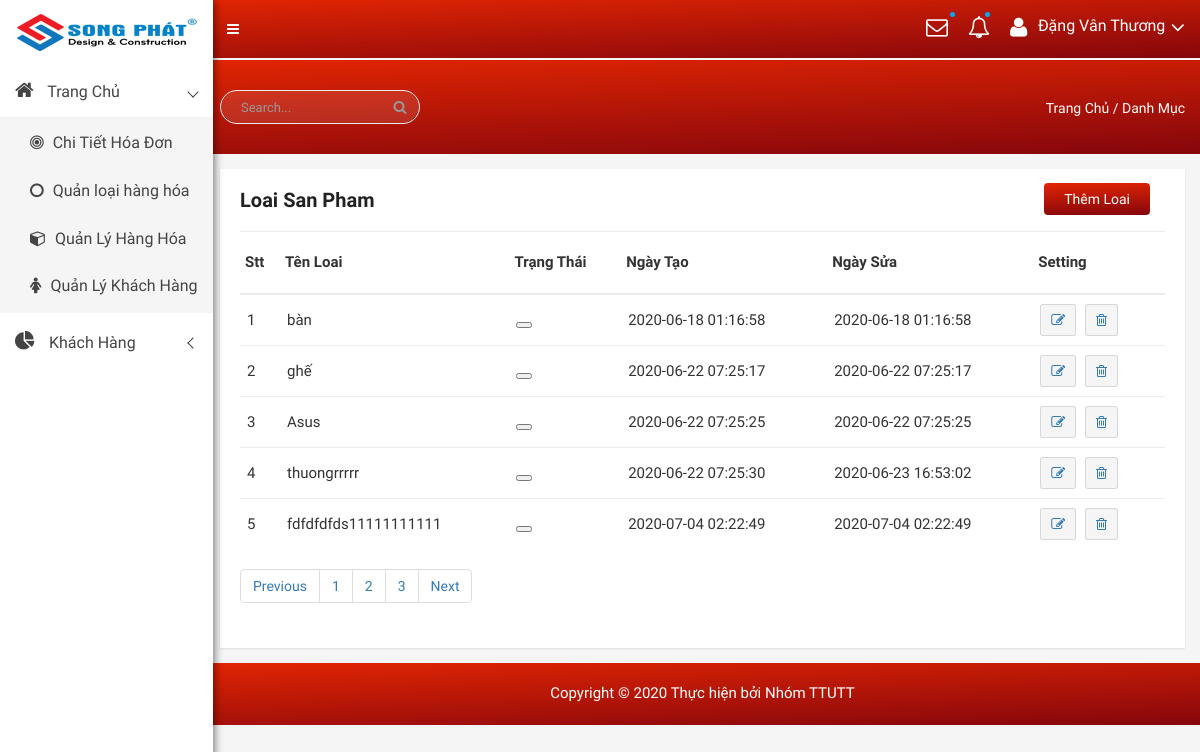
The page /admin/modules/category/index.php on the database its author committed.
### tables this page shows
CREATE TABLE `category` (
  `id` int(11) NOT NULL,
  `name` varchar(100) DEFAULT NULL,
  `home` tinyint(100) DEFAULT 0,
  `status` tinyint(4) DEFAULT 0,
  `created_at` timestamp NOT NULL DEFAULT current_timestamp(),
  `updated` timestamp NOT NULL DEFAULT current_timestamp() ON UPDATE current_timestamp()
);

### libraries/Database.php (called while the page is built, shortened)
<?php
class DataProvider
{
	public static function ExecuteQuery($sql)
	{
		try{
			$connection = mysqli_connect("localhost","root","", "giuaki");
			mysqli_query($connection, "set names 'utf8'");
			$result = mysqli_query($connection, $sql);
			return $result;
		}catch(Exception $ex)
		{
			return null;
		}
	}
}
?>

### admin/modules/category/index.php (the view, shortened to what this page needs)
<?php require_once __DIR__ . "/../../layouts/header.php" ?>
<div class="product-status mg-tb-15">
   <div class="container-fluid">
      <div class="row">
         <div class="col-lg-12 col-md-12 col-sm-12 col-xs-12">
            <div class="product-status-wrap">
               <h4>Loai San Pham</h4>
               <div class="add-product">
                  <a href="add.php">Thêm Loai</a>
               </div>
               <table>
                  <tr>
                     <th>Stt</th>
                     <th>Tên Loai</th>
                     <th>Trạng Thái</th>
                     <th>Ngày Tạo</th>
                     <th>Ngày Sửa</th>
                     <th>Setting</th>
                  </tr>
                  <?php
                  try {
                     $sql = "SELECT id, name, home, status, created_at,updated FROM `category`";
                     $result = DataProvider::ExecuteQuery($sql);
                     $stt = 0;
                     while ($row = mysqli_fetch_array($result)) {
                        $stt++;
                        $chuoi = <<< EOD
                             <tr>
                             <td>$stt</td>
                             <td> {$row['name']} </td>
                             <td>
                                 <button class={"pd-setting"} ></button>
                             </td>
                             <td>{$row['created_at']}</td>
                             <td>{$row['updated']}</td>
                             <td>
                                 <a href="edit.php?id= {$row['id']} "> <button data-toggle="tooltip" title="Edit" class="pd-setting-ed"><i class="fa fa-pencil-square-o" aria-hidden="true"></i></button></a>
                                 <a href="delete.php?id= {$row['id']} "> <button data-toggle="tooltip" title="Trash" class="pd-setting-ed"><i class="fa fa-trash-o" aria-hidden="true"> </i> </button> </a>
                             </td>
                         </tr>
                         EOD;
                        echo $chuoi;
                     }
                  } catch (Exception $ex) {
                     echo "Không thể mở CSDL";
                  }
                  ?>
               </table>
               <div class="custom-pagination">
                  <nav aria-label="Page navigation example">
                     <ul class="pagination">
                        <li class="page-item"><a class="page-link" href="#">Previous</a></li>
                        <li class="page-item"><a class="page-link" href="#">1</a></li>
                        <li class="page-item"><a class="page-link" href="#">2</a></li>
                        <li class="page-item"><a class="page-link" href="#">3</a></li>
                        <li class="page-item"><a class="page-link" href="#">Next</a></li>
                     </ul>
                  </nav>
               </div>
            </div>
         </div>
      </div>
   </div>
</div>
<?php require_once __DIR__ . "/../../layouts/footer.php" ?>

### admin/layouts/header.php (shortened to what this page needs)
<!doctype html>
<html class="no-js" lang="en">
<head>
    <link rel="stylesheet" href="/DoAnWeb2020/public/admin/css/bootstrap.min.css">
    <link rel="stylesheet" href="/DoAnWeb2020/public/admin/css/font-awesome.min.css">
    <link rel="stylesheet" href="/DoAnWeb2020/public/admin/css/owl.carousel.css">
    <link rel="stylesheet" href="/DoAnWeb2020/public/admin/css/owl.theme.css">
    <link rel="stylesheet" href="/DoAnWeb2020/public/admin/css/owl.transitions.css">
    <link rel="stylesheet" href="/DoAnWeb2020/public/admin/css/animate.css">
    <link rel="stylesheet" href="/DoAnWeb2020/public/admin/css/normalize.css">
    <link rel="stylesheet" href="/DoAnWeb2020/public/admin/css/meanmenu.min.css">
    <link rel="stylesheet" href="/DoAnWeb2020/public/admin/css/main.css">
    <link rel="stylesheet" href="/DoAnWeb2020/public/admin/css/morrisjs/morris.css">
    <link rel="stylesheet" href="/DoAnWeb2020/public/admin/css/scrollbar/jquery.mCustomScrollbar.min.css">
    <link rel="stylesheet" href="/DoAnWeb2020/public/admin/css/metisMenu/metisMenu.min.css">
    <link rel="stylesheet" href="/DoAnWeb2020/public/admin/css/metisMenu/metisMenu-vertical.css">
    <link rel="stylesheet" href="/DoAnWeb2020/public/admin/css/calendar/fullcalendar.min.css">
    <link rel="stylesheet" href="/DoAnWeb2020/public/admin/css/calendar/fullcalendar.print.min.css">
    <link rel="stylesheet" href="/DoAnWeb2020/public/admin/style.css">
    <link rel="stylesheet" href="/DoAnWeb2020/public/admin/css/responsive.css">
</head>
<body>
    <div class="left-sidebar-pro">
        <nav id="sidebar" class="">
            <div class="sidebar-header">
                <a href="/DoAnWeb2020/admin/modules"><img class="main-logo" src="/DoAnWeb2020/public/admin/img/logo/logosongphat.png" alt="poto" /></a>
            </div>
            <div class="left-custom-menu-adp-wrap comment-scrollbar">
                <nav class="sidebar-nav left-sidebar-menu-pro">
                    <ul class="metismenu" id="menu1">
                        <li class="active">
                            <a class="has-arrow" href="/DoAnWeb2020/admin/modules">
								   <i class="fa big-icon fa-home icon-wrap"></i>
								   <span class="mini-click-non">Trang Chủ</span>
							</a>
                            <ul class="submenu-angle" aria-expanded="true">
                                <li><a title="Dashboard v.1" href="#"><i class="fa fa-bullseye sub-icon-mg" aria-hidden="true"></i> <span class="mini-sub-pro">Chi Tiết Hóa Đơn</span></a></li>
                                <li><a title="Dashboard v.2" href="/DoAnWeb2020/admin/modules/category"><i class="fa fa-circle-o sub-icon-mg" aria-hidden="true"></i> <span class="mini-sub-pro">Quản loại hàng hóa</span></a></li>
                                <li><a title="Dashboard v.3" href="/DoAnWeb2020/admin/modules/product"><i class="fa fa-cube sub-icon-mg" aria-hidden="true"></i> <span class="mini-sub-pro">Quản Lý Hàng Hóa</span></a></li>
                                <li><a title="Product List" href="/DoAnWeb2020/admin/modules/users"><i class="fa fa-female sub-icon-mg" aria-hidden="true"></i> <span class="mini-sub-pro">Quản Lý Khách Hàng</span></a></li>
                            </ul>
                        </li>
                        <li>
                            <a class="has-arrow" href="#" aria-expanded="false"><i class="fa big-icon fa-pie-chart icon-wrap"></i> <span class="mini-click-non">Khách Hàng</span></a>
                        </li>
                    </ul>
                </nav>
            </div>
        </nav>
    </div>
    <div class="all-content-wrapper">
        <div class="container-fluid">
            <div class="row">
                <div class="col-lg-12 col-md-12 col-sm-12 col-xs-12">
                    <div class="logo-pro">
                        <a href="index.html"><img class="main-logo" src="/DoAnWeb2020/public/admin/img/logo/logosongphat.png" alt="" /></a>
                    </div>
                </div>
            </div>
        </div>
        <div class="header-advance-area">
            <div class="header-top-area">
                <div class="container-fluid">
                    <div class="row">
                        <div class="col-lg-12 col-md-12 col-sm-12 col-xs-12">
                            <div class="header-top-wraper">
                                <div class="row">
                                    <div class="col-lg-1 col-md-0 col-sm-1 col-xs-12">
                                        <div class="menu-switcher-pro">
                                            <button type="button" id="sidebarCollapse" class="btn bar-button-pro header-drl-controller-btn btn-info navbar-btn">
													<i class="fa fa-bars"></i>
												</button>
                                        </div>
                                    </div>
                                    <div class="col-lg-6 col-md-7 col-sm-6 col-xs-12">
                                        <div class="header-top-menu tabl-d-n">
                                            <ul class="nav navbar-nav mai-top-nav">
                                                <li class="nav-item"><a href="#" class="nav-link"></a>
                                                </li>
                                                <li class="nav-item"><a href="#" class="nav-link"></a>
                                                </li>
                                                <li class="nav-item"><a href="#" class="nav-link"></a>
                                                </li>
                                                <li class="nav-item"><a href="#" class="nav-link"></a>
                                                </li>
                                            </ul>
                                        </div>
                                    </div>
                                    <div class="col-lg-5 col-md-5 col-sm-12 col-xs-12">
                                        <div class="header-right-info">
                                            <ul class="nav navbar-nav mai-top-nav header-right-menu">
                                                <li class="nav-item dropdown">
                                                    <a href="#" data-toggle="dropdown" role="button" aria-expanded="false" class="nav-link dropdown-toggle"><i class="fa fa-envelope-o adminpro-chat-pro" aria-hidden="true"></i><span class="indicator-ms"></span></a>
                                                </li>
                                                <li class="nav-item"><a href="#" data-toggle="dropdown" role="button" aria-expanded="false" class="nav-link dropdown-toggle"><i class="fa fa-bell-o" aria-hidden="true"></i><span class="indicator-nt"></span></a>
                                                </li>
                                                <li class="nav-item">
                                                    <a href="#" data-toggle="dropdown" role="button" aria-expanded="false" class="nav-link dropdown-toggle">
															<i class="fa fa-user adminpro-user-rounded header-riht-inf" aria-hidden="true"></i>
															<span class="admin-name">Đặng Vân Thương </span>
															<i class="fa fa-angle-down adminpro-icon adminpro-down-arrow"></i>
														</a>
                                                </li>
                                            </ul>
                                        </div>
                                    </div>
                                </div>
                            </div>
                        </div>
                    </div>
                </div>
            </div>
            <div class="breadcome-area">
                <div class="container-fluid">
                    <div class="row">
                        <div class="col-lg-12 col-md-12 col-sm-12 col-xs-12">
                            <div class="breadcome-list single-page-breadcome">
                                <div class="row">
                                    <div class="col-lg-6 col-md-6 col-sm-6 col-xs-6">
                                        <div class="breadcome-heading">
                                            <form role="search" class="">
                                                <input type="text" placeholder="Search..." class="form-control">
                                                <a href=""><i class="fa fa-search"></i></a>
                                            </form>
                                        </div>
                                    </div>
                                    <div class="col-lg-6 col-md-6 col-sm-6 col-xs-6">
                                        <ul class="breadcome-menu">
                                            <li><a href="#">Trang Chủ</a> <span class="bread-slash">/</span>
                                            </li>
                                            <li><span class="bread-blod">Danh Mục</span>
                                            </li>
                                        </ul>
                                    </div>
                                </div>
                            </div>
                        </div>
                    </div>
                </div>
            </div>
        </div>
</html>

### admin/layouts/footer.php (shortened to what this page needs)
<div class="footer-copyright-area">
            <div class="container-fluid">
                <div class="row">
                    <div class="col-lg-12">
                        <div class="footer-copy-right">
                            <p>Copyright &copy; 2020 <a href="#">Thực hiện bởi</a> Nhóm TTUTT</p>
                        </div>
                    </div>
                </div>
            </div>
        </div>
</body>
</html>

### public/admin/css/main.css (style rules this page uses)
html { color: #222; font-size: 1em; line-height: 1.4; }
audio, canvas, iframe, img, svg, video { vertical-align: middle; }

### public/admin/css/metisMenu/metisMenu-vertical.css (style rules this page uses)
.sidebar-nav { background: #fff; }
.sidebar-nav ul { padding: 0; margin: 0; list-style: none; background: #f5f5f5; }
.sidebar-nav .metismenu { background: #fff; display: -webkit-box; display: -ms-flexbox; display: flex; -webkit-box-orient: vertical; -webkit-box-direction: normal; -ms-flex-direction: column; flex-direction: column; }
.sidebar-nav .metismenu li + li { margin-top: 5px; }
.sidebar-nav .metismenu li:first-child { margin-top: 5px; }
.sidebar-nav .metismenu li:last-child { margin-bottom: 5px; }
.sidebar-nav .metismenu > li { display: -webkit-box; display: -ms-flexbox; display: flex; -webkit-box-orient: vertical; -webkit-box-direction: normal; -ms-flex-direction: column; flex-direction: column; position: relative; }
.sidebar-nav .metismenu a { position: relative; display: block; padding: 13px 15px; color: #444; outline-width: 0; transition: all .3s ease-out; font-size:16px; }
.sidebar-nav .metismenu ul a { padding: 10px 15px 10px 30px; }
.sidebar-nav .metismenu li .icon-wrap { margin-right:10px; font-size:20px; }
.sidebar-nav .metismenu li .sub-icon-mg { margin-right:5px; font-size:16px; }

### rows shown on the page
category: name "bàn", created_at "2020-06-18 01:16:58", updated "2020-06-18 01:16:58"
category: name "ghế", created_at "2020-06-22 07:25:17", updated "2020-06-22 07:25:17"
category: name "Asus", created_at "2020-06-22 07:25:25", updated "2020-06-22 07:25:25"
category: name "thuongrrrrr", created_at "2020-06-22 07:25:30", updated "2020-06-23 16:53:02"
category: name "fdfdfdfds11111111111", created_at "2020-07-04 02:22:49", updated "2020-07-04 02:22:49"
